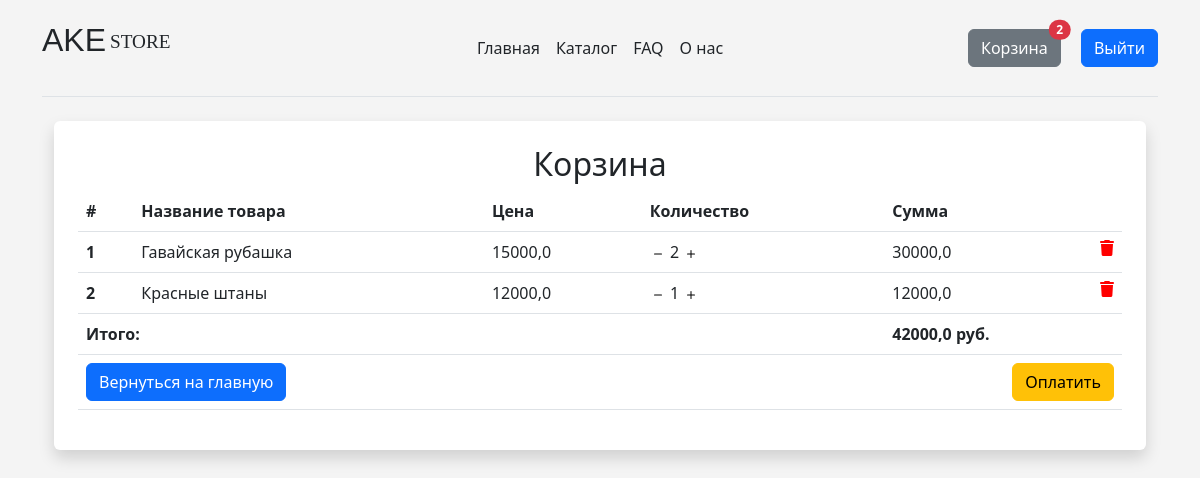
The page /order_summary/ (signed in) on the database its author committed.
### main/models.py (models this page shows, shortened)
class Order(models.Model):
    user = models.ForeignKey(settings.AUTH_USER_MODEL, on_delete=models.CASCADE)
    items = models.ManyToManyField(OrderItem)
    start_date = models.DateTimeField(auto_now_add=True)
    ordered_date = models.DateTimeField()
    ordered = models.BooleanField(default=False)
    def get_total(self):
        total = 0
        for order_item in self.items.all():
            total += order_item.get_total_item_price()
        return total

class OrderItem(models.Model):
    user = models.ForeignKey(settings.AUTH_USER_MODEL, on_delete=models.CASCADE)
    ordered = models.BooleanField(default=False)
    item = models.ForeignKey(catalog, on_delete=models.CASCADE)
    quantity = models.IntegerField("Количество", default=1)
    def get_total_item_price(self):
        return self.quantity * self.item.price

class catalog(models.Model):
    name = models.CharField("Название товара", max_length=100)
    category = models.CharField("Категория", choices=CATEGORY_CHOICES, max_length=1)
    sex = models.CharField("Пол", choices=SEX_CHOICES, max_length=1)
    size = models.CharField("Размер", choices=SIZE_CHOICES, max_length=3)
    price = models.FloatField()
    image = models.ImageField(blank=True, upload_to="static/main/images")

### main/views.py (the view)
# urls.py: path("order_summary/", OrderSummaryView.as_view(), name="order_summary"),
class OrderSummaryView(LoginRequiredMixin, View):
    def get(self, *args, **kwargs):
        try:
            order = Order.objects.get(user=self.request.user, ordered=False)
            context = {"object": order}
            return render(self.request, "main/order_summary.html", context)
        except ObjectDoesNotExist:
            messages.warning(self.request, "У вас нет активного заказа")
            return redirect("/")

### main/templatetags/cart_template_tags.py (called while the page is built)
@register.filter
def cart_item_count(user):
    if user.is_authenticated:
        qs = Order.objects.filter(user=user, ordered=False)
        if qs.exists():
            return qs[0].items.count()
    return 0

### main/templates/main/order_summary.html (shortened to what this page needs)
{% extends 'main/base.html' %}
{% block content %}
{% load static%}
  <main>
    <div class="shadow p-4 mb-5 bg-body rounded">
    <div class="table-responsive text-nowrap">
    <center><h2 style="margin-botto5em;">Корзина</h2></center>
    <table class="table">
        <thead>
        <tr>
            <th scope="col">#</th>
            <th scope="col">Название товара</th>
            <th scope="col">Цена</th>
            <th scope="col">Количество</th>
            <th scope="col">Сумма</th>
        </tr>
        </thead>
        <tbody>
        {% for order_item in object.items.all %}
        <tr>
            <th scope="row">{{ forloop.counter }}</th>
            <td>{{ order_item.item.name }}</td>
            <td>{{ order_item.item.price }}</td>
            <td>
                <a href="{% url 'remove_single_item_from_cart' order_item.item.pk %}"><img src="{% static '/main/images/dash.svg' %}" /></i></a>
                {{ order_item.quantity }}
                <a href="{% url 'add_to_cart' order_item.item.pk %}"><img src="{% static '/main/images/plus.svg' %}" /></a>
            </td>
            <td>
                 {{ order_item.get_total_item_price }}
            <a style='color: red;' href="{% url 'remove_from_cart' order_item.item.pk %}">
                <i class="fas fa-trash float-end"></i>
            </a>
            </td>
        </tr>
        {% endfor %}
        {% if object.get_total %}
        <tr>
            <td colspan="4"><b>Итого:</b></td>
            <td><b>{{ object.get_total }} руб.</b></td>
        </tr>
        <tr>
            <td colspan="5">
            <a class='btn btn-primary float-start' href='/'>Вернуться на главную</a>
            <a class='btn btn-warning float-end ml-2' href=''>Оплатить</a>
            </td>
        </tr>
        {% endif %}
        </tbody>
    </table>
    </div>
    </div>
  </main>
{% endblock content %}

### main/templates/main/base.html (shortened to what this page needs)
{% load cart_template_tags %}
<!DOCTYPE HTML>
<html lang="ru">
  <head>
    <link href="https://fonts.cdnfonts.com/css/blocktastic" rel="stylesheet">
    <link href="//db.onlinewebfonts.com/c/6899c3dcee443716273e3f7926cc1ec7?family=Rhinos+rocks" rel="stylesheet" type="text/css"/>
    <link rel="stylesheet" href="https://cdn.jsdelivr.net/npm/bootstrap@5.2.2/dist/css/bootstrap.min.css">
    <link rel="stylesheet" href="https://cdnjs.cloudflare.com/ajax/libs/font-awesome/6.2.1/css/all.min.css" />
  </head>
  <body>
    <div class="container">
        <header class="d-flex flex-wrap align-items-center justify-content-center justify-content-md-between py-3 mb-4 border-bottom">
          <a href="/" class="d-flex align-items-center col-md-3 mb-2 mb-md-0 text-dark text-decoration-none">
            <p style="font-family: blocktastic, sans-serif; font-size: 2em; ">AKE</p>
            <p style="font-family: Rhinos rocks; font-size: 1.2em;" class="pt-1 ps-1">STORE</p>
          </a>
          <ul class="nav col-12 col-md-auto mb-2 justify-content-center mb-md-0">
            <li><a href="{% url 'index' %}" class="nav-link px-2 link-dark">Главная</a></li>
            <li><a href="{% url 'catalog' %}" class="nav-link px-2 link-dark">Каталог</a></li>
            <li><a href="{% url 'faq' %}" class="nav-link px-2 link-dark">FAQ</a></li>
            <li><a href="{% url 'about' %}" class="nav-link px-2 link-dark">О нас</a></li>
          </ul>
          <div class="col-md-3 text-end">
            {% if request.user.is_authenticated %} <a href="">
            <a href="{% url 'order_summary' %}">
              <button type="button" class="btn btn-secondary position-relative me-3">
                Корзина
                <span class="position-absolute top-0 start-100 translate-middle badge rounded-pill bg-danger">
                  {{ request.user|cart_item_count}}
                </span>
              </button>
            </a> {% endif %}
            {% if request.user.is_authenticated %}<a href="{% url 'logout' %}"><button type="button" class="btn btn-primary">Выйти</button></a>{% endif %}
          </div>
        </header>
    <div class="container">
      {% block content %}{% endblock %}
    </div>
  </body>
</html>

### main/templates/main/base.html (style rules this page uses)
body { background: #f4f4f4; }
a { text-decoration: none; }

### rows shown on the page
OrderItem: item.name "Гавайская рубашка", item.price "15000,0", quantity "2", get_total_item_price "30000,0"
OrderItem: item.name "Красные штаны", item.price "12000,0", quantity "1", get_total_item_price "12000,0"
Order: get_total "42000,0"

### other values the page prints
{{ request.user|cart_item_count }} "2"
